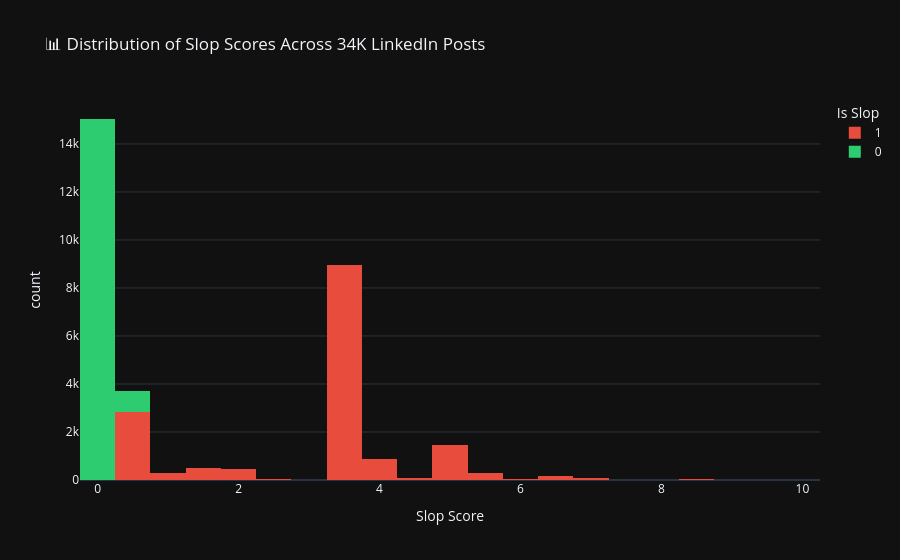

The cell this chart's notebook holds for it:
### Code cell
# -------------------------------------------------------
# 5.1 Slop Score Distribution
# -------------------------------------------------------
fig = px.histogram(
    df, x='slop_score', nbins=40,
    color='is_slop',
    color_discrete_map={0: '#2ecc71', 1: '#e74c3c'},
    labels={'is_slop': 'Is Slop', 'slop_score': 'Slop Score'},
    title='📊 Distribution of Slop Scores Across 34K LinkedIn Posts',
    template='plotly_dark'
)
fig.show()

### Figure 1 — Plotly figure (JSON) as saved in the notebook; plotly's stock layout.template omitted (floating-point values rounded to 4 significant figures; data arrays with more than 128 entries replaced by an {"elided": "..."} marker saying what was removed)
{"data": [{"bingroup": "x", "hovertemplate": "Is Slop=1<br>Slop Score=%{x}<br>count=%{y}<extra></extra>", "legendgroup": "1", "marker": {"color": "#e74c3c", "pattern": {"shape": ""}}, "name": "1", "nbinsx": 40, "orientation": "v", "showlegend": true, "type": "histogram", "x": {"elided": "16088 float values"}, "xaxis": "x", "yaxis": "y"}, {"bingroup": "x", "hovertemplate": "Is Slop=0<br>Slop Score=%{x}<br>count=%{y}<extra></extra>", "legendgroup": "0", "marker": {"color": "#2ecc71", "pattern": {"shape": ""}}, "name": "0", "nbinsx": 40, "orientation": "v", "showlegend": true, "type": "histogram", "x": {"elided": "15908 float values"}, "xaxis": "x", "yaxis": "y"}], "layout": {"barmode": "relative", "legend": {"title": {"text": "Is Slop"}, "tracegroupgap": 0}, "title": {"text": "📊 Distribution of Slop Scores Across 34K LinkedIn Posts"}, "xaxis": {"anchor": "y", "domain": [0, 1], "title": {"text": "Slop Score"}}, "yaxis": {"anchor": "x", "domain": [0, 1], "title": {"text": "count"}}}}
